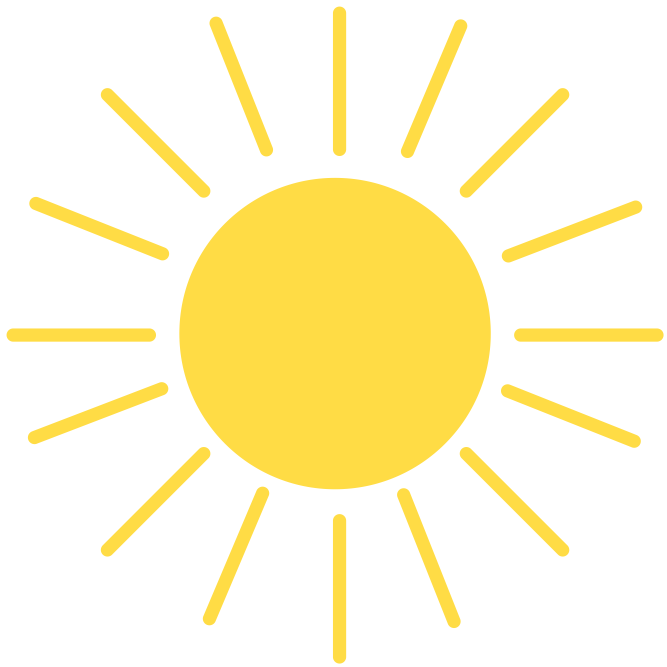
#> input picture 06C_central_force/img/sun.png, 2000 x 2000 px (shown at 1/3 size)
$ python kelper.py
#> lines starting #> are read from the running program, lines starting #| are printed output that depends on the picture
### 06C_central_force/img/angle_annotation.py
"""
===========================
Scale invariant angle label
===========================

This example shows how to create a scale invariant angle annotation. It is
often useful to mark angles between lines or inside shapes with a circular arc.
While Matplotlib provides an `~.patches.Arc`, an inherent problem when directly
using it for such purposes is that an arc being circular in data space is not
necessarily circular in display space. Also, the arc's radius is often best
defined in a coordinate system which is independent of the actual data
coordinates - at least if you want to be able to freely zoom into your plot
without the annotation growing to infinity.

This calls for a solution where the arc's center is defined in data space, but
its radius in a physical unit like points or pixels, or as a ratio of the Axes
dimension. The following ``AngleAnnotation`` class provides such solution.

The example below serves two purposes:

* It provides a ready-to-use solution for the problem of easily drawing angles
  in graphs.
* It shows how to subclass a Matplotlib artist to enhance its functionality, as
  well as giving a hands-on example on how to use Matplotlib's :ref:`transform
  system <transforms_tutorial>`.

If mainly interested in the former, you may copy the below class and jump to
the :ref:`angle-annotation-usage` section.
"""

# %%
# AngleAnnotation class
# ---------------------
# The essential idea here is to subclass `~.patches.Arc` and set its transform
# to the `~.transforms.IdentityTransform`, making the parameters of the arc
# defined in pixel space.
# We then override the ``Arc``'s attributes ``_center``, ``theta1``,
# ``theta2``, ``width`` and ``height`` and make them properties, coupling to
# internal methods that calculate the respective parameters each time the
# attribute is accessed and thereby ensuring that the arc in pixel space stays
# synchronized with the input points and size.
# For example, each time the arc's drawing method would query its ``_center``
# attribute, instead of receiving the same number all over again, it will
# instead receive the result of the ``get_center_in_pixels`` method we defined
# in the subclass. This method transforms the center in data coordinates to
# pixels via the Axes transform ``ax.transData``. The size and the angles are
# calculated in a similar fashion, such that the arc changes its shape
# automatically when e.g. zooming or panning interactively.
#
# The functionality of this class allows to annotate the arc with a text. This
# text is a `~.text.Annotation` stored in an attribute ``text``. Since the
# arc's position and radius are defined only at draw time, we need to update
# the text's position accordingly. This is done by reimplementing the ``Arc``'s
# ``draw()`` method to let it call an updating method for the text.
#
# The arc and the text will be added to the provided Axes at instantiation: it
# is hence not strictly necessary to keep a reference to it.


import matplotlib.pyplot as plt
import numpy as np

from matplotlib.patches import Arc
from matplotlib.transforms import Bbox, IdentityTransform, TransformedBbox


class AngleAnnotation(Arc):
    """
    Draws an arc between two vectors which appears circular in display space.
    """
    def __init__(self, xy, p1, p2, size=75, unit="points", ax=None,
                 text="", textposition="inside", text_kw=None, **kwargs):
        """
        Parameters
        ----------
        xy, p1, p2 : tuple or array of two floats
            Center position and two points. Angle annotation is drawn between
            the two vectors connecting *p1* and *p2* with *xy*, respectively.
            Units are data coordinates.

        size : float
            Diameter of the angle annotation in units specified by *unit*.

        unit : str
            One of the following strings to specify the unit of *size*:

            * "pixels": pixels
            * "points": points, use points instead of pixels to not have a
              dependence on the DPI
            * "axes width", "axes height": relative units of Axes width, height
            * "axes min", "axes max": minimum or maximum of relative Axes
              width, height

        ax : `matplotlib.axes.Axes`
            The Axes to add the angle annotation to.

        text : str
            The text to mark the angle with.

        textposition : {"inside", "outside", "edge"}
            Whether to show the text in- or outside the arc. "edge" can be used
            for custom positions anchored at the arc's edge.

        text_kw : dict
            Dictionary of arguments passed to the Annotation.

        **kwargs
            Further parameters are passed to `matplotlib.patches.Arc`. Use this
            to specify, color, linewidth etc. of the arc.

        """
        self.ax = ax or plt.gca()
        self._xydata = xy  # in data coordinates
        self.vec1 = p1
        self.vec2 = p2
        self.size = size
        self.unit = unit
        self.textposition = textposition

        super().__init__(self._xydata, size, size, angle=0.0,
                         theta1=self.theta1, theta2=self.theta2, **kwargs)

        self.set_transform(IdentityTransform())
        self.ax.add_patch(self)

        self.kw = dict(ha="center", va="center",
                       xycoords=IdentityTransform(),
                       xytext=(0, 0), textcoords="offset points",
                       annotation_clip=True)
        self.kw.update(text_kw or {})
        self.text = ax.annotate(text, xy=self._center, **self.kw)

    def get_size(self):
        factor = 1.
        if self.unit == "points":
            factor = self.ax.figure.dpi / 72.
        elif self.unit[:4] == "axes":
            b = TransformedBbox(Bbox.unit(), self.ax.transAxes)
            dic = {"max": max(b.width, b.height),
                   "min": min(b.width, b.height),
                   "width": b.width, "height": b.height}
            factor = dic[self.unit[5:]]
        return self.size * factor

    def set_size(self, size):
        self.size = size

    def get_center_in_pixels(self):
        """return center in pixels"""
        return self.ax.transData.transform(self._xydata)

    def set_center(self, xy):
        """set center in data coordinates"""
        self._xydata = xy

    def get_theta(self, vec):
        vec_in_pixels = self.ax.transData.transform(vec) - self._center
        return np.rad2deg(np.arctan2(vec_in_pixels[1], vec_in_pixels[0]))

    def get_theta1(self):
        return self.get_theta(self.vec1)

    def get_theta2(self):
        return self.get_theta(self.vec2)

    def set_theta(self, angle):
        pass

    # Redefine attributes of the Arc to always give values in pixel space
    _center = property(get_center_in_pixels, set_center)
    theta1 = property(get_theta1, set_theta)
    theta2 = property(get_theta2, set_theta)
    width = property(get_size, set_size)
    height = property(get_size, set_size)

    # The following two methods are needed to update the text position.
    def draw(self, renderer):
        self.update_text()
        super().draw(renderer)

    def update_text(self):
        c = self._center
        s = self.get_size()
        angle_span = (self.theta2 - self.theta1) % 360
        angle = np.deg2rad(self.theta1 + angle_span / 2)
        r = s / 2
        if self.textposition == "inside":
            r = s / np.interp(angle_span, [60, 90, 135, 180],
                                          [3.3, 3.5, 3.8, 4])
        self.text.xy = c + r * np.array([np.cos(angle), np.sin(angle)])
        if self.textposition == "outside":
            # [14 lines left out: functions R90, R, not called in this run]

            bbox = self.text.get_window_extent()
            X = R(angle, r, bbox.width, bbox.height)
            trans = self.ax.figure.dpi_scale_trans.inverted()
            offs = trans.transform(((X-s/2), 0))[0] * 72
            self.text.set_position([offs*np.cos(angle), offs*np.sin(angle)])


# %%
# .. _angle-annotation-usage:
#
# Usage
# -----
#
# Required arguments to ``AngleAnnotation`` are the center of the arc, *xy*,
# and two points, such that the arc spans between the two vectors connecting
# *p1* and *p2* with *xy*, respectively. Those are given in data coordinates.
# Further arguments are the *size* of the arc and its *unit*. Additionally, a
# *text* can be specified, that will be drawn either in- or outside of the arc,
# according to the value of *textposition*. Usage of those arguments is shown
# below.

# [26 lines that do not run on import are left out]


# %%
# ``AngleLabel`` options
# ----------------------
#
# The *textposition* and *unit* keyword arguments may be used to modify the
# location of the text label, as shown below:


# Helper function to draw angle easily.
# [5 lines left out: function plot_angle, not called in this run]

# [42 lines that do not run on import are left out]


# %%
#
# .. admonition:: References
#
#    The use of the following functions, methods, classes and modules is shown
#    in this example:
#
#    - `matplotlib.patches.Arc`
#    - `matplotlib.axes.Axes.annotate` / `matplotlib.pyplot.annotate`
#    - `matplotlib.text.Annotation`
#    - `matplotlib.transforms.IdentityTransform`
#    - `matplotlib.transforms.TransformedBbox`
#    - `matplotlib.transforms.Bbox`

### 06C_central_force/img/kelper.py
import numpy as np
import matplotlib.pyplot as plt
from matplotlib.offsetbox import OffsetImage, AnnotationBbox
from angle_annotation import AngleAnnotation
from copy import deepcopy


#%%

# reading the image
image = plt.imread('./sun.png')
#> image is the input picture: shape (2000, 2000, 4) float32; mean R, G, B, A 0.314, 0.278, 0.106, 0.241
image_box = OffsetImage(image, zoom=0.01)
sun = AnnotationBbox(image_box, (0, 0), frameon=False, zorder=-2)

def polar2cart(r,theta):
    x = r*np.cos(theta)
    y = r*np.sin(theta)
    return x,y

# fix r_0 = 1
r0 = 1


#%%
# ellipse
# take epsilon = 0.4
eps = 0.4

fig, ax = plt.subplots(1, 1, figsize=(8, 6))

theta = np.arange(0, np.pi*2,0.01)

r = lambda theta: r0/(eps*np.cos(theta)+1)

x,y = polar2cart(r(theta),theta)
ax.plot(x, y, c="k", zorder=-1)


th0 = -0.5
th1 = 1
x0,y0 = polar2cart(r(th0),th0)
x1,y1 = polar2cart(r(th1),th1)
ax.plot([0,x0], [0,y0], c=u'#1f77b4', zorder=-4)
ax.plot([0,x1], [0,y1], c=u'#1f77b4', zorder=-4)

theta_00 = np.linspace(0,th0,50)
x00, y00 = polar2cart(r(theta_00), theta_00)
ax.fill_between(x00, y00, color=u'#1f77b4', zorder=-4)
ax.fill_between([0,x0], [0,y0], color=u'#1f77b4', zorder=-4)

theta_11 = np.linspace(1,th0,50)
x11, y11 = polar2cart(r(theta_11), theta_11)
ax.fill_between(x11, y11, color=u'#1f77b4', zorder=-4)
ax.fill_between([0,x1], [0,y1], color=u'#1f77b4', zorder=-4)


th2 = 3
th3 = 3.4
x2,y2 = polar2cart(r(th2),th2)
x3,y3 = polar2cart(r(th3),th3)
ax.plot([0,x2], [0,y2], c="r", zorder=-4)
ax.plot([0,x3], [0,y3], c="r", zorder=-4)

theta_22 = np.linspace(np.pi,th2,50)
x22, y22 = polar2cart(r(theta_22), theta_22)
ax.fill_between(x22, y22, color="r", zorder=-4)
ax.fill_between([0,x2], [0,y2], color="r", zorder=-4)

theta_33 = np.linspace(np.pi,th3,50)
x33, y33 = polar2cart(r(theta_33), theta_33)
ax.fill_between(x33, y33, color="r", zorder=-4)
ax.fill_between([0,x3], [0,y3], color="r", zorder=-4)


# center and trajectory

new_sun = deepcopy(sun)
ax.add_artist(new_sun)

# plot axis
ax.annotate("", xytext=(-2, 0), xy=(2, 0), zorder=-5,
            arrowprops=dict(arrowstyle="->, head_length=0.6, head_width=0.3", ec="#cccccc", shrinkA=0, shrinkB=0))
ax.annotate("", xytext=(0, -1.5), xy=(0, 1.5), zorder=-5,
            arrowprops=dict(arrowstyle="->, head_length=0.6, head_width=0.3", ec="#cccccc", shrinkA=0, shrinkB=0))


# text annotate
ax.text(1,-1, "If travelling time\n along arcs are the same,\n blue area = red area", ha="center")


#ax.set_xticks(np.pi/180*np.arange(0,360,90))
#ax.grid(False)
ax.axis('off')
ax.set_xlim([-2,2])
ax.set_ylim([-1.5,1.5])
ax.set_aspect('equal')
plt.show()
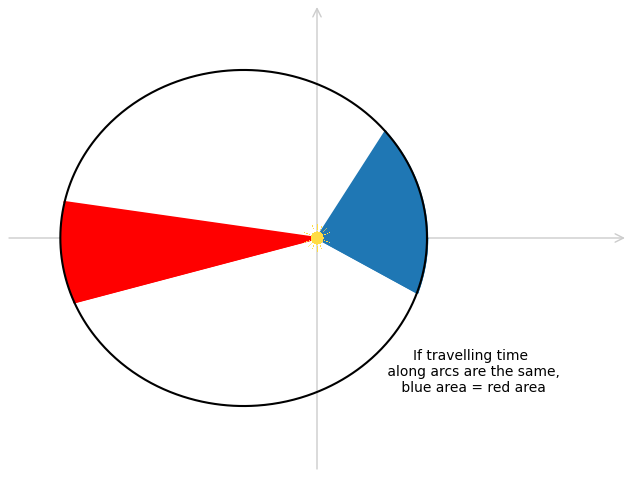
#> figure drawn by matplotlib, 1 panel
plt.savefig("kelper2.png",bbox_inches='tight')

#%%

# ellipse
# take epsilon = 0.4
eps = 0.6

theta = np.arange(0, np.pi*2,0.01)

r = lambda theta: r0/(eps*np.cos(theta)+1)

a = r0/(1-eps**2)
b = r0/np.sqrt(1-eps**2)

r_circle1 = np.ones_like(theta)*a
r_circle2 = np.ones_like(theta)*b

x,y = polar2cart(r(theta),theta)
xc1, yc1 = polar2cart(r_circle1, theta)
xc2, yc2 = polar2cart(r_circle2, theta)


fig, ax = plt.subplots(1, 1, figsize=(7.6, 8))

# center and trajectory
ax.plot(x, y, c="k", zorder=-1)
ax.plot(xc1-a*eps, yc1, c="r", ls="dashed", zorder=-2)
ax.text(-1.4,1.8, r"Dotted = A circle of radius $a$", ha="center",color="r", size=15)

#ax.plot(xc2-a*eps, yc2, c=u'#1f77b4', ls="dashed", zorder=-2)

ax.scatter(-a*eps,0, marker="x", fc="#cccccc", zorder=-2)
new_sun = deepcopy(sun)
ax.add_artist(new_sun)


# scatter point = orange
phi = 1.1
ax.scatter(a*np.cos(phi)-a*eps, b*np.sin(phi), s=60, fc="tab:green", zorder=10)
ax.annotate("(x,y)", (a*np.cos(phi)-a*eps, b*np.sin(phi)), xytext=(5,0), zorder=10,
            textcoords="offset points", color="tab:green")


# draw red lines
ax.scatter(a*np.cos(phi)-a*eps, a*np.sin(phi), s=60, fc="r")
ax.plot([-a*eps, a*np.cos(phi)-a*eps], [0,a*np.sin(phi)], c="r")
ax.plot([a*np.cos(phi)-a*eps, a*np.cos(phi)-a*eps], [0,a*np.sin(phi)], c="#ff7f0e", ls="dashed")

ax.text(a*np.cos(phi)/2-a*eps-0.1, a*np.sin(phi)/2, r"$a$", ha="center",color="r")


# phi's label
AngleAnnotation((-a*eps,0), (0,0), (a*np.cos(phi)-a*eps, a*np.sin(phi)), ax=ax,
                      size=75, text=r"$\varphi$", color="tab:orange",
                      text_kw={"color": "tab:orange", "size": 15, "xytext": (-4,-2),"textcoords":"offset points"})

# plot orange line for a\cos\phi - a\eps
ax.annotate('', xy=(-a*eps, -0.2), xytext=(a*np.cos(phi)-a*eps, -0.2), zorder=0,
            arrowprops=dict(arrowstyle="<->, head_length=0.6, head_width=0.3", ec="#ff7f0e", shrinkA=0, shrinkB=0))

ax.text(a*np.cos(phi)/2-a*eps ,-0.35, r"$a\cos\varphi$", ha="center",color="#ff7f0e")

ax.annotate('', xy=(a*np.cos(phi)-a*eps, -0.2), xytext=(0, -0.2), zorder=0,
            arrowprops=dict(arrowstyle="<->, head_length=0.6, head_width=0.3", ec="tab:green", shrinkA=0, shrinkB=0))

ax.text(a*np.cos(phi)/2-a*eps/2+0.15,-0.35, r"$a\epsilon - a\cos\varphi$", ha="center",color="tab:green")


# plot green line for c
ax.annotate('', xy=(-a*eps, -0.05), xytext=(0, -0.05), zorder=0,
            arrowprops=dict(arrowstyle="<->, head_length=0.6, head_width=0.3", ec="r", shrinkA=0, shrinkB=0))
ax.text(-a*eps/2, -0.15, r"$a\epsilon$", ha="center",color="r")


# plot axis
ax.annotate("", xytext=(-2.8, 0), xy=(1, 0), zorder=-5,
            arrowprops=dict(arrowstyle="->, head_length=0.6, head_width=0.3", ec="#cccccc", shrinkA=0, shrinkB=0))
ax.annotate("", xytext=(0, -2.1), xy=(0, 2.1), zorder=-5,
            arrowprops=dict(arrowstyle="->, head_length=0.6, head_width=0.3", ec="#cccccc", shrinkA=0, shrinkB=0))


ax.axis('off')
ax.set_xlim([-2.8,1])
ax.set_ylim([-2.5,2.5])
ax.set_aspect('equal')
plt.show()
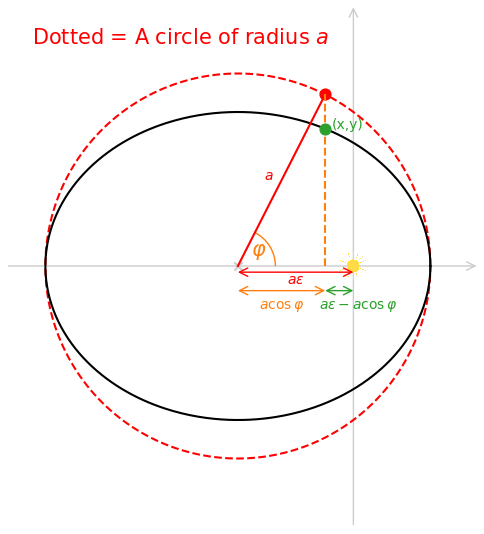
#> figure drawn by matplotlib, 1 panel
plt.savefig("ea1.png",bbox_inches='tight', transparent=True)


#%%

# ellipse
# take epsilon = 0.4
eps = 0.6

theta = np.arange(0, np.pi*2,0.01)

r = lambda theta: r0/(eps*np.cos(theta)+1)

a = r0/(1-eps**2)
b = r0/np.sqrt(1-eps**2)

r_circle1 = np.ones_like(theta)*a
r_circle2 = np.ones_like(theta)*b

x,y = polar2cart(r(theta),theta)
xc1, yc1 = polar2cart(r_circle1, theta)
xc2, yc2 = polar2cart(r_circle2, theta)


fig, ax = plt.subplots(1, 1, figsize=(7.6, 8))

# center and trajectory
ax.plot(x, y, c="k", zorder=-1)
ax.plot(xc2-a*eps, yc2, c="tab:blue", ls="dashed", zorder=-2)
ax.text(-1.4,1.8, r"Dotted = A circle of radius $b$", ha="center",color="tab:blue", size=15)


ax.scatter(-a*eps,0, marker="x", fc="#cccccc", zorder=-2)
new_sun = deepcopy(sun)
ax.add_artist(new_sun)


# scatter point = orange
phi = 1.2
ax.scatter(a*np.cos(phi)-a*eps, b*np.sin(phi), s=60, fc="tab:green", zorder=10)

ax.annotate("(x,y)", (a*np.cos(phi)-a*eps, b*np.sin(phi)), xytext=(3,8), zorder=10,
            textcoords="offset points", color="tab:green")


# draw blue lines
ax.plot([b*np.cos(phi)-a*eps, b*np.cos(phi)-a*eps], [0,b*np.sin(phi)], c="tab:orange", ls="dashed")

ax.annotate('', xy=(b*np.cos(phi)-a*eps+0.12, 0), xytext=(b*np.cos(phi)-a*eps+0.12 ,b*np.sin(phi)), zorder=0,
            arrowprops=dict(arrowstyle="<->, head_length=0.6, head_width=0.3", ec="tab:green", shrinkA=0, shrinkB=0))

ax.text(b*np.cos(phi)-a*eps+0.35 ,b*np.sin(phi)/2, r"$b\sin\varphi$", ha="center",color="tab:green")

ax.scatter(b*np.cos(phi)-a*eps, b*np.sin(phi), s=60, fc="tab:blue")
ax.plot([-a*eps, b*np.cos(phi)-a*eps], [0,b*np.sin(phi)], c="tab:blue")

ax.text(a*np.cos(phi)/2-a*eps-0.1, a*np.sin(phi)/2, r"$b$", ha="center",color="tab:blue")

ax.plot([-2.5,1],[b*np.sin(phi), b*np.sin(phi)], ls="dashed", color="tab:blue")


# phi's label
AngleAnnotation((-a*eps,0), (0,0), (a*np.cos(phi)-a*eps, a*np.sin(phi)), ax=ax,
                      size=75, text=r"$\varphi$", color="tab:orange",
                      text_kw={"color": "tab:orange", "size": 15, "xytext": (-4,-2),"textcoords":"offset points"})


# plot axis
ax.annotate("", xytext=(-2.8, 0), xy=(1, 0), zorder=-5,
            arrowprops=dict(arrowstyle="->, head_length=0.6, head_width=0.3", ec="#cccccc", shrinkA=0, shrinkB=0))
ax.annotate("", xytext=(0, -2.1), xy=(0, 2.1), zorder=-5,
            arrowprops=dict(arrowstyle="->, head_length=0.6, head_width=0.3", ec="#cccccc", shrinkA=0, shrinkB=0))


ax.axis('off')
ax.set_xlim([-2.8,1])
ax.set_ylim([-2.5,2.5])
ax.set_aspect('equal')
plt.show()
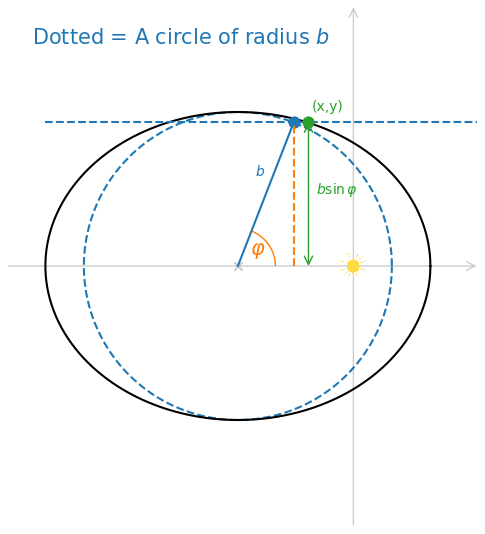
#> figure drawn by matplotlib, 1 panel
plt.savefig("ea2.png",bbox_inches='tight', transparent=True)
